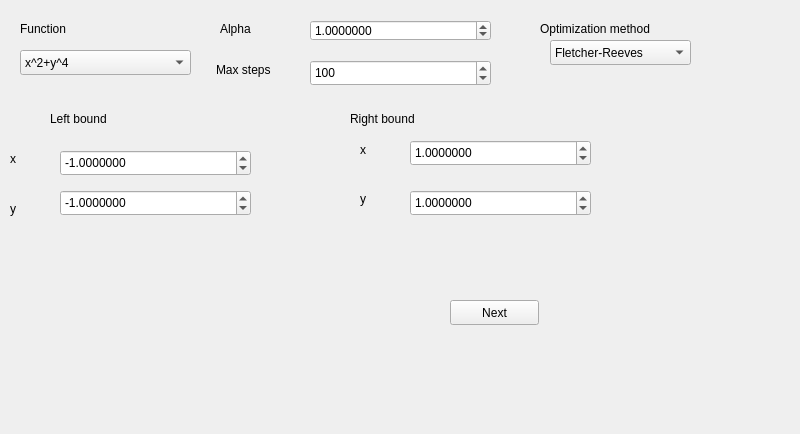
<?xml version="1.0" encoding="UTF-8"?>
<ui version="4.0">
 <class>MainWindow</class>
 <widget class="QMainWindow" name="MainWindow">
  <property name="geometry">
   <rect>
    <x>0</x>
    <y>0</y>
    <width>800</width>
    <height>434</height>
   </rect>
  </property>
  <property name="windowTitle">
   <string>MainWindow</string>
  </property>
  <widget class="QWidget" name="centralwidget">
   <widget class="QSpinBox" name="max_steps">
    <property name="geometry">
     <rect>
      <x>310</x>
      <y>60</y>
      <width>181</width>
      <height>26</height>
     </rect>
    </property>
    <property name="maximum">
     <number>100000000</number>
    </property>
    <property name="value">
     <number>100</number>
    </property>
   </widget>
   <widget class="QLabel" name="label_11">
    <property name="geometry">
     <rect>
      <x>10</x>
      <y>150</y>
      <width>21</width>
      <height>17</height>
     </rect>
    </property>
    <property name="text">
     <string>x</string>
    </property>
   </widget>
   <widget class="QPushButton" name="next">
    <property name="geometry">
     <rect>
      <x>450</x>
      <y>300</y>
      <width>89</width>
      <height>25</height>
     </rect>
    </property>
    <property name="text">
     <string>Next</string>
    </property>
   </widget>
   <widget class="QLabel" name="label_12">
    <property name="geometry">
     <rect>
      <x>360</x>
      <y>140</y>
      <width>20</width>
      <height>20</height>
     </rect>
    </property>
    <property name="text">
     <string>x</string>
    </property>
   </widget>
   <widget class="QDoubleSpinBox" name="xr">
    <property name="geometry">
     <rect>
      <x>410</x>
      <y>140</y>
      <width>181</width>
      <height>26</height>
     </rect>
    </property>
    <property name="decimals">
     <number>7</number>
    </property>
    <property name="minimum">
     <double>-100.000000000000000</double>
    </property>
    <property name="maximum">
     <double>100.000000000000000</double>
    </property>
    <property name="value">
     <double>1.000000000000000</double>
    </property>
   </widget>
   <widget class="QLabel" name="label_14">
    <property name="geometry">
     <rect>
      <x>360</x>
      <y>190</y>
      <width>21</width>
      <height>17</height>
     </rect>
    </property>
    <property name="text">
     <string>y</string>
    </property>
   </widget>
   <widget class="QLabel" name="label_5">
    <property name="geometry">
     <rect>
      <x>540</x>
      <y>20</y>
      <width>161</width>
      <height>17</height>
     </rect>
    </property>
    <property name="text">
     <string>Optimization method</string>
    </property>
   </widget>
   <widget class="QComboBox" name="function">
    <property name="geometry">
     <rect>
      <x>20</x>
      <y>50</y>
      <width>171</width>
      <height>25</height>
     </rect>
    </property>
    <item>
     <property name="text">
      <string>x^2+y^4</string>
     </property>
    </item>
    <item>
     <property name="text">
      <string>(x-1)^2+(y-x^2)^2</string>
     </property>
    </item>
   </widget>
   <widget class="QComboBox" name="method">
    <property name="geometry">
     <rect>
      <x>550</x>
      <y>40</y>
      <width>141</width>
      <height>25</height>
     </rect>
    </property>
    <item>
     <property name="text">
      <string>Fletcher-Reeves</string>
     </property>
    </item>
    <item>
     <property name="text">
      <string>Stochastic</string>
     </property>
    </item>
   </widget>
   <widget class="QLabel" name="label_13">
    <property name="geometry">
     <rect>
      <x>10</x>
      <y>200</y>
      <width>21</width>
      <height>17</height>
     </rect>
    </property>
    <property name="text">
     <string>y</string>
    </property>
   </widget>
   <widget class="QLabel" name="label_4">
    <property name="geometry">
     <rect>
      <x>216</x>
      <y>60</y>
      <width>71</width>
      <height>20</height>
     </rect>
    </property>
    <property name="text">
     <string>Max steps</string>
    </property>
   </widget>
   <widget class="QDoubleSpinBox" name="yl">
    <property name="geometry">
     <rect>
      <x>60</x>
      <y>190</y>
      <width>191</width>
      <height>26</height>
     </rect>
    </property>
    <property name="decimals">
     <number>7</number>
    </property>
    <property name="minimum">
     <double>-100.000000000000000</double>
    </property>
    <property name="maximum">
     <double>100.000000000000000</double>
    </property>
    <property name="value">
     <double>-1.000000000000000</double>
    </property>
   </widget>
   <widget class="QDoubleSpinBox" name="xl">
    <property name="geometry">
     <rect>
      <x>60</x>
      <y>150</y>
      <width>191</width>
      <height>26</height>
     </rect>
    </property>
    <property name="decimals">
     <number>7</number>
    </property>
    <property name="minimum">
     <double>-100.000000000000000</double>
    </property>
    <property name="maximum">
     <double>100.000000000000000</double>
    </property>
    <property name="value">
     <double>-1.000000000000000</double>
    </property>
   </widget>
   <widget class="QDoubleSpinBox" name="alpha">
    <property name="geometry">
     <rect>
      <x>310</x>
      <y>20</y>
      <width>181</width>
      <height>21</height>
     </rect>
    </property>
    <property name="prefix">
     <string/>
    </property>
    <property name="decimals">
     <number>7</number>
    </property>
    <property name="maximum">
     <double>100000000000.000000000000000</double>
    </property>
    <property name="value">
     <double>1.000000000000000</double>
    </property>
   </widget>
   <widget class="QLabel" name="label_9">
    <property name="geometry">
     <rect>
      <x>50</x>
      <y>110</y>
      <width>81</width>
      <height>17</height>
     </rect>
    </property>
    <property name="text">
     <string>Left bound</string>
    </property>
   </widget>
   <widget class="QLabel" name="label">
    <property name="geometry">
     <rect>
      <x>20</x>
      <y>20</y>
      <width>67</width>
      <height>17</height>
     </rect>
    </property>
    <property name="text">
     <string>Function</string>
    </property>
   </widget>
   <widget class="QLabel" name="label_3">
    <property name="geometry">
     <rect>
      <x>220</x>
      <y>20</y>
      <width>67</width>
      <height>17</height>
     </rect>
    </property>
    <property name="text">
     <string>Alpha</string>
    </property>
   </widget>
   <widget class="QLabel" name="label_10">
    <property name="geometry">
     <rect>
      <x>350</x>
      <y>110</y>
      <width>91</width>
      <height>17</height>
     </rect>
    </property>
    <property name="text">
     <string>Right bound</string>
    </property>
   </widget>
   <widget class="QDoubleSpinBox" name="yr">
    <property name="geometry">
     <rect>
      <x>410</x>
      <y>190</y>
      <width>181</width>
      <height>26</height>
     </rect>
    </property>
    <property name="decimals">
     <number>7</number>
    </property>
    <property name="minimum">
     <double>-100.000000000000000</double>
    </property>
    <property name="maximum">
     <double>100.000000000000000</double>
    </property>
    <property name="value">
     <double>1.000000000000000</double>
    </property>
   </widget>
  </widget>
 </widget>
 <resources/>
 <connections/>
</ui>
